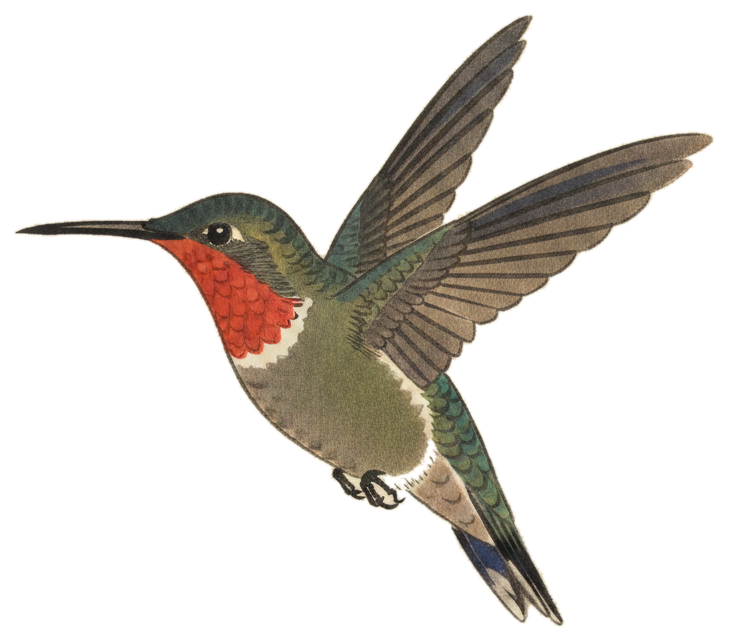
#> input picture avian/assets/illustrations/archilochus-colubris-2.png, 729 x 641 px
$ python keycut.py ../assets/illustrations/archilochus-colubris-2.png
#> lines starting #> are read from the running program, lines starting #| are printed output that depends on the picture; after the words box and inside, x2 and y2 are one past the last pixel; in counts of white or black regions, pixels touching at a corner belong together
#!/usr/bin/env python3
"""Deterministic cream-ground removal (no onnxruntime).

The flat cream background is a known, uniform color, so we key it out by
flood-filling the background that is CONNECTED to the image border. That
protects cream/white pixels INSIDE the bird (they aren't border-connected),
which a naive global color threshold would wrongly erase. Edge is feathered
0.8 px to kill the anti-aliased halo, then cropped to the bird with a 2% margin
(matching cutout.py).
"""
from __future__ import annotations
import sys
from pathlib import Path
import numpy as np
from PIL import Image, ImageFilter

try:
    from scipy import ndimage
    HAVE_SCIPY = True
except Exception:
    HAVE_SCIPY = False

TOL = 34          # color distance from cream counted as "ground"
FEATHER = 0.8     # px gaussian to anti-alias the cut edge
MARGIN = 0.02

def keep_large_islands(fg: np.ndarray, min_frac: float = 0.02) -> np.ndarray:
    """Drop small disconnected foreground specks (stray twig/shadow marks the
    color-key left behind). Keep the bird plus any island >= 2% of its area."""
    if not HAVE_SCIPY:
        return fg
    lbl, n = ndimage.label(fg)
    if n <= 1:
        return fg
    counts = np.bincount(lbl.ravel())
    counts[0] = 0  # background label
    keep = np.where(counts >= max(1, min_frac * counts.max()))[0]
    return np.isin(lbl, keep)


def border_connected_bg(bgmask: np.ndarray) -> np.ndarray:
    """Keep only the background blobs that touch the image edge."""
    if HAVE_SCIPY:
        lbl, _ = ndimage.label(bgmask)
        keep = set(lbl[0, :]) | set(lbl[-1, :]) | set(lbl[:, 0]) | set(lbl[:, -1])
        keep.discard(0)
        return np.isin(lbl, list(keep))
    # Fallback: PIL flood fill from the four corners
    from PIL import ImageDraw
    h, w = bgmask.shape
    m = Image.fromarray((bgmask * 255).astype("uint8"), "L")
    seed = Image.new("L", (w, h), 0)
    # paint border-connected white via flood fill on a tri-color image
    work = m.copy()
    for sx, sy in [(0, 0), (w - 1, 0), (0, h - 1), (w - 1, h - 1)]:
        if work.getpixel((sx, sy)) > 127:
            ImageDraw.floodfill(work, (sx, sy), 128, thresh=10)
    return np.asarray(work) == 128

def cut(path: Path, tol: int = TOL) -> None:
#> called with tol = 34
    im = Image.open(path).convert("RGB")
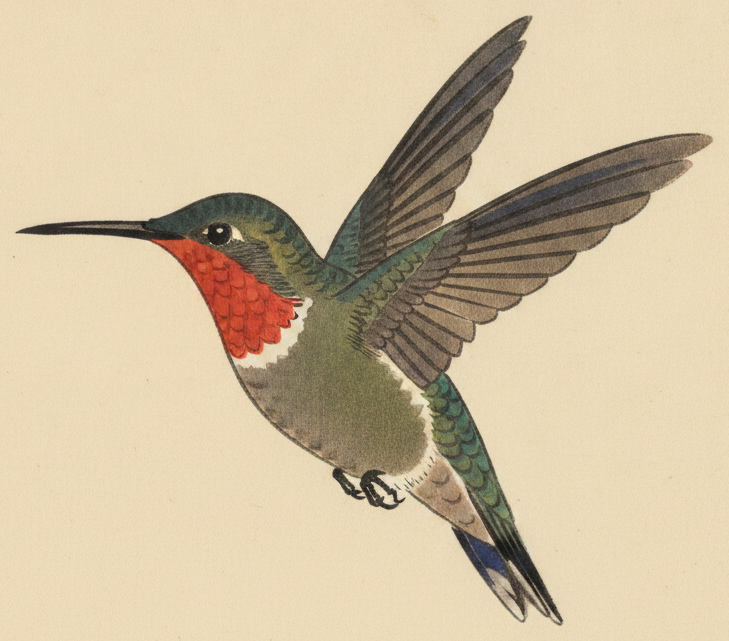
#> im: PIL image 729x641 RGB; mean R, G, B 207, 189.8, 159.9
    arr = np.asarray(im).astype(np.int16)
    frame = np.concatenate([
        arr[:4, :, :].reshape(-1, 3), arr[-4:, :, :].reshape(-1, 3),
        arr[:, :4, :].reshape(-1, 3), arr[:, -4:, :].reshape(-1, 3)])
    cream = np.median(frame, axis=0)
#> cream = [235, 217, 184]
    dist = np.sqrt(((arr - cream) ** 2).sum(axis=2))
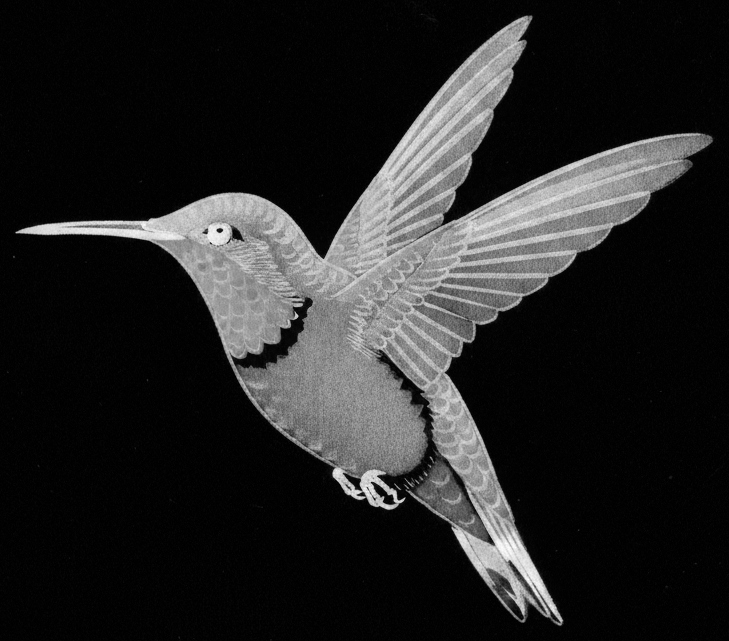
#> dist: shape (641, 729) float64; min 0, max 337.5, mean 49.3; drawn with min black and max white
    bg = border_connected_bg(dist < tol)
#> in border_connected_bg, `lbl, _ = ndimage.label(bgmask)`:
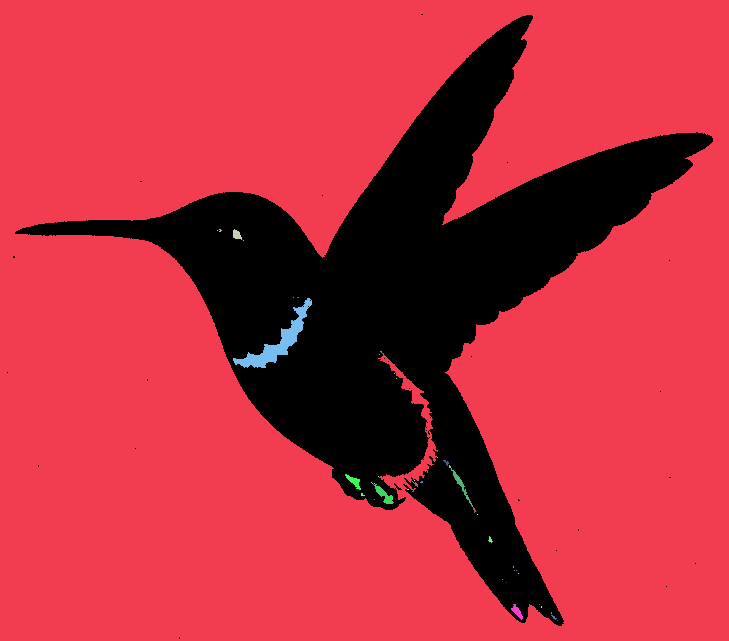
#> lbl: shape (641, 729) int32; 47 distinct labels, from 0 to 46; one colour per label, 0 black
#> in border_connected_bg, `lbl, _ = ndimage.label(bgmask)`:
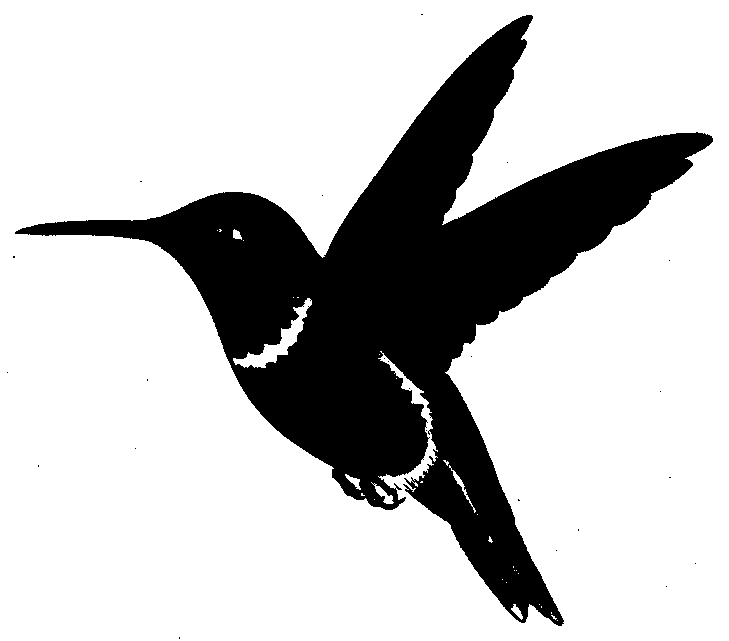
#> bgmask: shape (641, 729) bool; 76.7% white; 24 black regions (23 under 20 px), largest, box (x1, y1, x2, y2) and area: (15, 15, 713, 626) 108902
#> in border_connected_bg, `keep = set(lbl[0, :]) | set(lbl[-1, :]) | set(lbl[:, 0]) | set(lbl[:, ..`: keep = 1 item
#> in border_connected_bg, `return np.isin(lbl, list(keep))`:
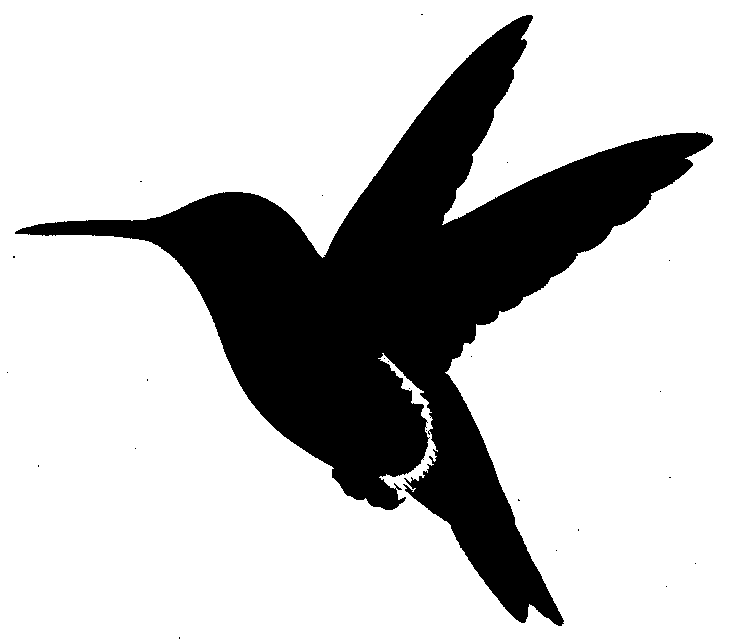
#> returned value: shape (641, 729) bool; 76.3% white; 24 black regions (23 under 20 px), largest, box (x1, y1, x2, y2) and area: (15, 15, 713, 626) 110785
    fg = keep_large_islands(~bg)
#> in keep_large_islands, `lbl, n = ndimage.label(fg)`:
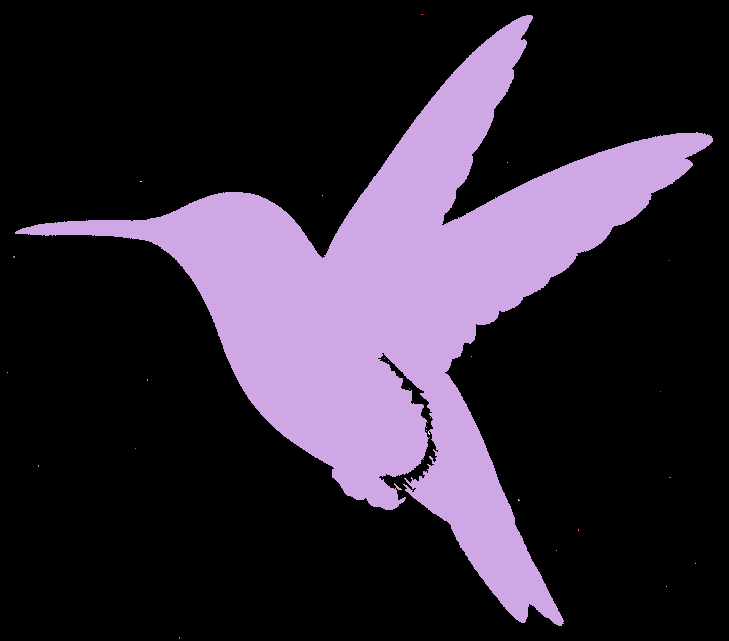
#> lbl: shape (641, 729) int32; 32 distinct labels, from 0 to 31; one colour per label, 0 black
#> in keep_large_islands, `lbl, n = ndimage.label(fg)`: n = 31
#> in keep_large_islands, `counts = np.bincount(lbl.ravel())`: counts = 32 values, max 356469 at index 0, min 1 at index 3, mean 14602.8
#> in keep_large_islands, `keep = np.where(counts >= max(1, min_frac * counts.max()))[0]`: keep = [2]
    alpha = np.where(fg, 255, 0).astype("uint8")
#> alpha: shape (641, 729); 23.7% white; 1 white region, box (x1, y1, x2, y2) and area: (15, 15, 713, 626) 110757
    A = Image.fromarray(alpha, "L").filter(ImageFilter.GaussianBlur(FEATHER))
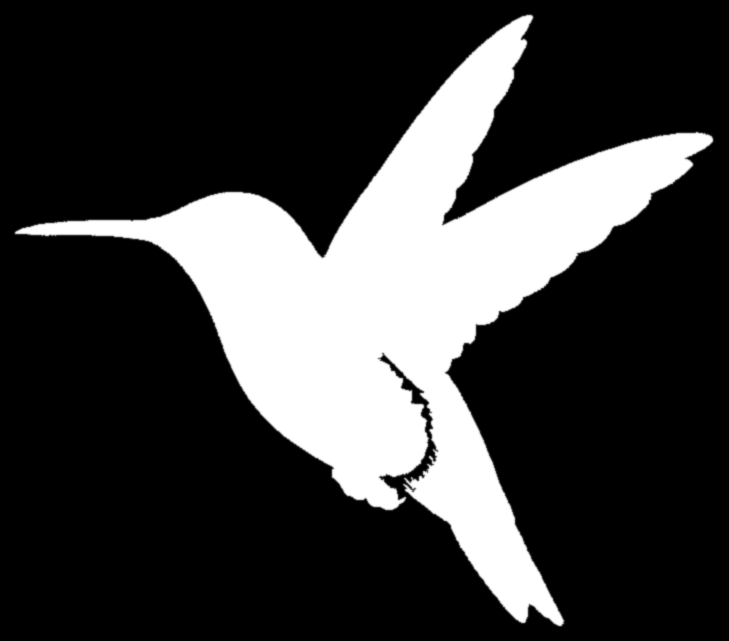
#> A: PIL image 729x641 L; min 0, max 255, mean 60.4
    out = im.convert("RGBA"); out.putalpha(A)
    bbox = A.point(lambda a: 255 if a > 8 else 0).getbbox()
#> bbox = (14, 14, 714, 627)
    if bbox:
        pad = round(MARGIN * max(bbox[2] - bbox[0], bbox[3] - bbox[1]))
#> pad = 14
        out = out.crop((max(0, bbox[0] - pad), max(0, bbox[1] - pad),
                        min(out.width, bbox[2] + pad), min(out.height, bbox[3] + pad)))
#> out: PIL image 728x641 RGBA
    out.save(path)
    print(f"  [key]  {path.name}  -> {out.width}x{out.height}  (tol={tol} scipy={HAVE_SCIPY})")
#|   [key]  archilochus-colubris-2.png  -> 728x641  (tol=34 scipy=True)

if __name__ == "__main__":
    import argparse
    ap = argparse.ArgumentParser(
        description="Deterministic cream-ground key-out (in place). "
                    "Lower --tol for pale/white-bellied birds: at the default "
                    "their underparts read as cream and the flood fill eats the "
                    "lower outline (Vireo/Chickadee belly, gulls, doves).")
    ap.add_argument("paths", nargs="+", type=Path, help="PNG(s) to key out in place")
    ap.add_argument("--tol", type=int, default=TOL,
                    help=f"color distance from cream counted as ground "
                         f"(default {TOL}; use ~18 for pale birds)")
    a = ap.parse_args()
    for p in a.paths:
        cut(p, tol=a.tol)

$ run again, on avian/assets/illustrations/baeolophus-bicolor-2.png
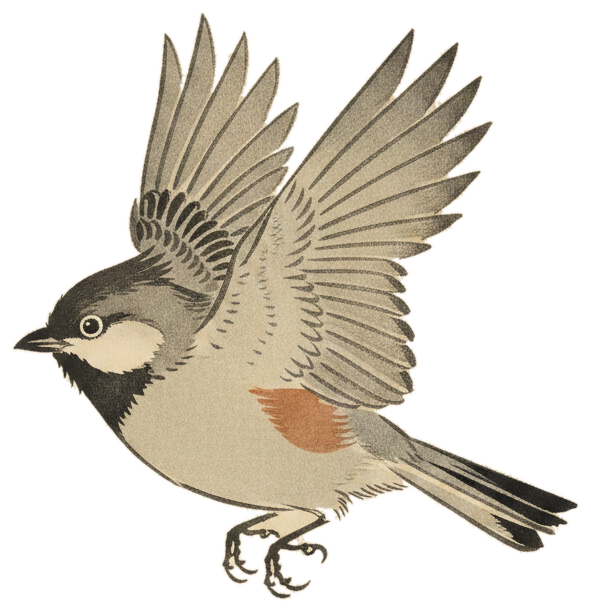
#> input picture avian/assets/illustrations/baeolophus-bicolor-2.png, 591 x 612 px
#> cream = [233, 213, 177]
#> in border_connected_bg, `lbl, _ = ndimage.label(bgmask)`:
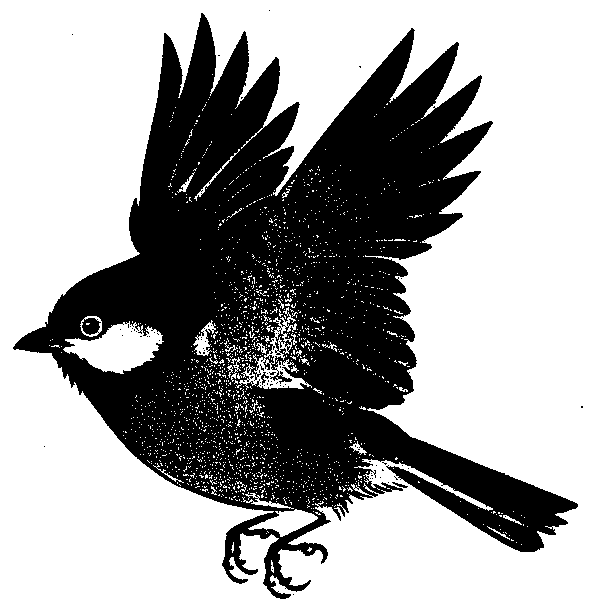
#> bgmask: shape (612, 591) bool; 63.2% white; 72 black regions (69 under 20 px), largest, box (x1, y1, x2, y2) and area: (13, 13, 578, 599) 132985, (261, 372, 269, 385) 40, (392, 482, 408, 488) 36
#> in border_connected_bg, `keep = set(lbl[0, :]) | set(lbl[-1, :]) | set(lbl[:, 0]) | set(lbl[:, ..`: keep = 1 item
#> n = 42
#> fg: shape (612, 591) bool; 40% white; 24 white regions (22 under 20 px), largest, box (x1, y1, x2, y2) and area: (13, 13, 578, 599) 144468, (392, 482, 408, 488) 36
#> counts = 43 values, max 217145 at index 0, min 1 at index 1, mean 8411.4
#> in keep_large_islands, `keep = np.where(counts >= max(1, min_frac * counts.max()))[0]`: keep = [2]
#> alpha: shape (612, 591); 39.9% white; 1 white region, box (x1, y1, x2, y2) and area: (13, 13, 578, 599) 144441
#> in cut, `A = Image.fromarray(alpha, "L").filter(ImageFilter.GaussianBlur(FEATHE..`:
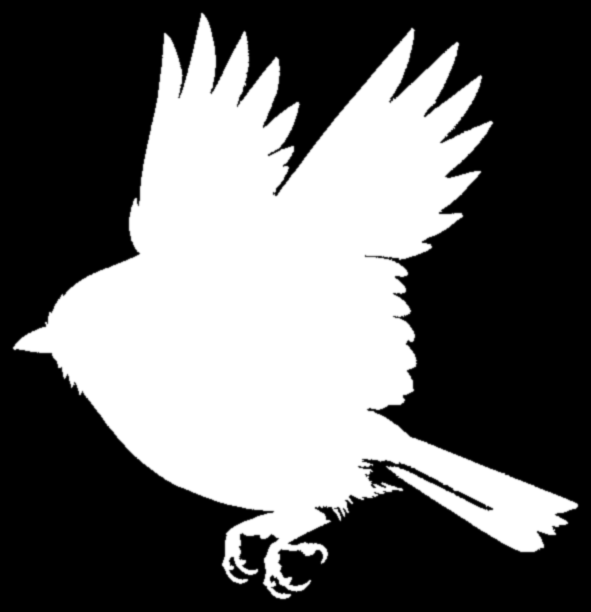
#> A: PIL image 591x612 L; min 0, max 255, mean 101.8
#> bbox = (12, 12, 579, 600)
#> pad = 12
#|   [key]  baeolophus-bicolor-2.png  -> 591x612  (tol=34 scipy=True)

$ run again, on avian/assets/illustrations/baeolophus-bicolor.png
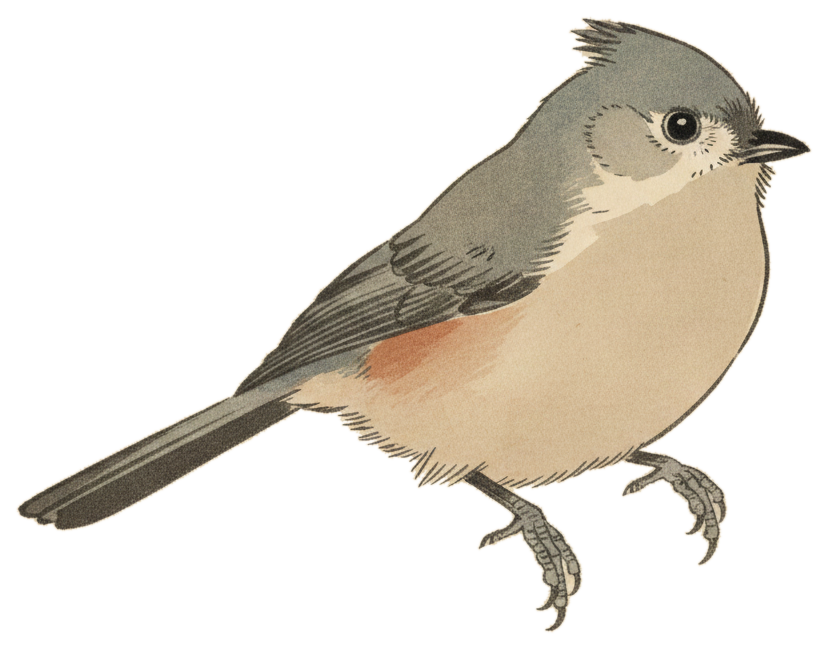
#> input picture avian/assets/illustrations/baeolophus-bicolor.png, 828 x 649 px
#> cream = [237, 219, 188]
#> in border_connected_bg, `lbl, _ = ndimage.label(bgmask)`:
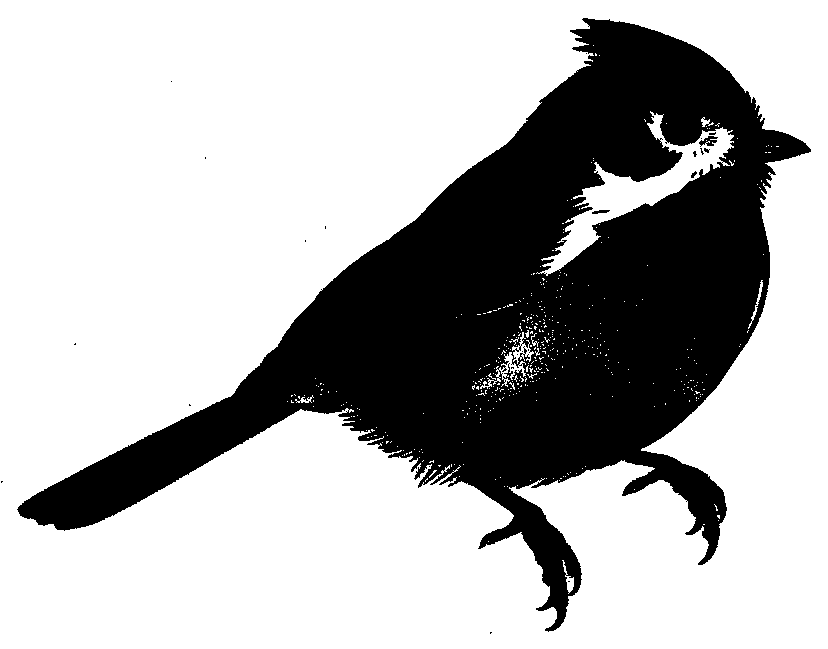
#> bgmask: shape (649, 828) bool; 69.9% white; 24 black regions (20 under 20 px), largest, box (x1, y1, x2, y2) and area: (17, 18, 811, 632) 161556, (699, 136, 718, 147) 107, (592, 210, 610, 214) 47, (691, 171, 697, 178) 23
#> in border_connected_bg, `keep = set(lbl[0, :]) | set(lbl[-1, :]) | set(lbl[:, 0]) | set(lbl[:, ..`: keep = 1 item
#> n = 15
#> fg: shape (649, 828) bool; 31.7% white; 11 white regions (10 under 20 px), largest, box (x1, y1, x2, y2) and area: (17, 18, 811, 632) 170398
#> counts = [366952, 170394, 1, 1, 1, 2, 3, 2, 1, 3, 3, 1, 1, 3, 1, 3]
#> in keep_large_islands, `keep = np.where(counts >= max(1, min_frac * counts.max()))[0]`: keep = [1]
#> alpha: shape (649, 828); 31.7% white; 1 white region, box (x1, y1, x2, y2) and area: (17, 18, 811, 632) 170394
#> in cut, `A = Image.fromarray(alpha, "L").filter(ImageFilter.GaussianBlur(FEATHE..`:
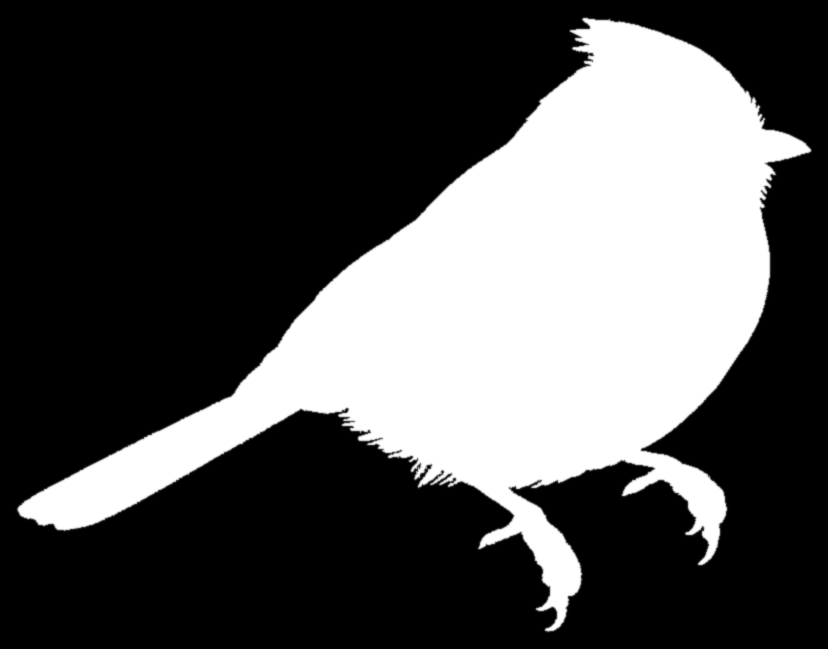
#> A: PIL image 828x649 L; min 0, max 255, mean 80.9
#> bbox = (16, 17, 812, 633)
#> pad = 16
#|   [key]  baeolophus-bicolor.png  -> 828x648  (tol=34 scipy=True)
